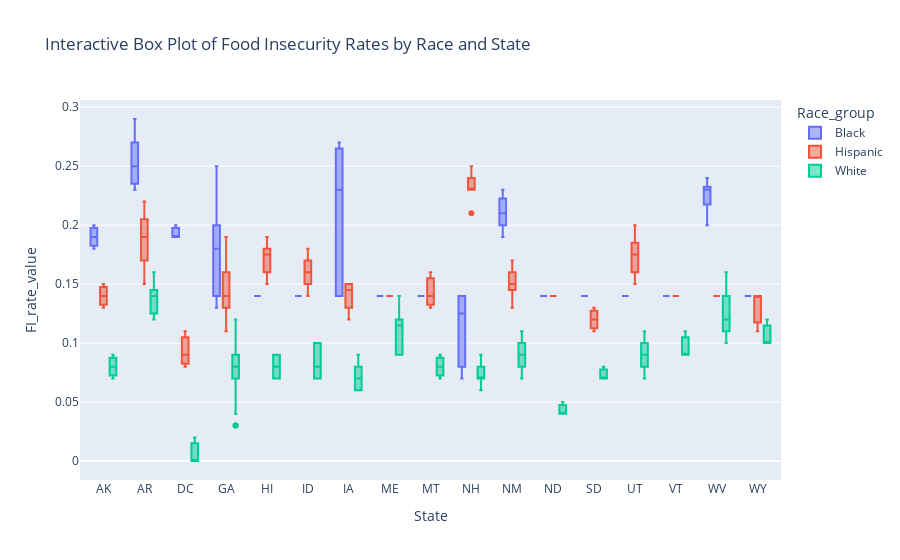

The cell this chart's notebook holds for it:
### Markdown cell above
Alaska (AK):

Black vs. Hispanic: The mean difference is -0.05, which is significant (p = 0.0021). This indicates that the food insecurity rate among Black populations is significantly higher than among Hispanic populations.

Black vs. White: The mean difference is -0.11, also significant (p < 0.0001). This shows an even larger gap, with Black populations experiencing higher rates of food insecurity than White populations.

Hispanic vs. White: The difference (-0.06) is significant (p = 0.0008), indicating that Hispanics also face higher food insecurity rates compared to Whites in Alaska.


Arkansas (AR):

Differences are significant across all comparisons:

Black vs. Hispanic (-0.0658, p < 0.0001)

Black vs. White (-0.1167, p < 0.0001)

Hispanic vs. White (-0.0508, p < 0.0001)

The consistent pattern shows that Black populations have the highest food insecurity, followed by Hispanics, and then Whites.


District of Columbia (DC):

Here, too, all differences are significant with very low p-values, indicating robust differences between all groups.


Hawaii (HI):

Black vs. Hispanic: The mean difference (0.0318, p = 0.0002) suggests that Black populations have a lower rate of food insecurity compared to Hispanics.

Black vs. White and Hispanic vs. White: Both comparisons show that Whites have significantly lower food insecurity rates than Blacks and Hispanics.


Iowa (IA):

Significant differences across all pairs, indicating a substantial variation in food insecurity rates among racial groups, with the largest gap between Black and White populations (-0.1424, p < 0.0001).



I realized that the box plot above was not interactive so I remade it to be interactive so you can select and click on each state.

### Code cell
fig = px.box(congressional_data_normal, x='State', y='FI_rate_value', color='Race_group',
             title='Interactive Box Plot of Food Insecurity Rates by Race and State')
fig.show()

### Figure 1 — Plotly figure (JSON) as saved in the notebook; plotly's stock layout.template omitted (floating-point values rounded to 4 significant figures; data arrays with more than 128 entries replaced by an {"elided": "..."} marker saying what was removed)
{"data": [{"alignmentgroup": "True", "hovertemplate": "Race_group=Black<br>State=%{x}<br>FI_rate_value=%{y}<extra></extra>", "legendgroup": "Black", "marker": {"color": "#636efa"}, "name": "Black", "notched": false, "offsetgroup": "Black", "orientation": "v", "showlegend": true, "type": "box", "x": {"elided": "141 str values"}, "x0": " ", "xaxis": "x", "y": {"elided": "141 float values"}, "y0": " ", "yaxis": "y"}, {"alignmentgroup": "True", "hovertemplate": "Race_group=Hispanic<br>State=%{x}<br>FI_rate_value=%{y}<extra></extra>", "legendgroup": "Hispanic", "marker": {"color": "#EF553B"}, "name": "Hispanic", "notched": false, "offsetgroup": "Hispanic", "orientation": "v", "showlegend": true, "type": "box", "x": {"elided": "141 str values"}, "x0": " ", "xaxis": "x", "y": {"elided": "141 float values"}, "y0": " ", "yaxis": "y"}, {"alignmentgroup": "True", "hovertemplate": "Race_group=White<br>State=%{x}<br>FI_rate_value=%{y}<extra></extra>", "legendgroup": "White", "marker": {"color": "#00cc96"}, "name": "White", "notched": false, "offsetgroup": "White", "orientation": "v", "showlegend": true, "type": "box", "x": {"elided": "141 str values"}, "x0": " ", "xaxis": "x", "y": {"elided": "141 float values"}, "y0": " ", "yaxis": "y"}], "layout": {"boxmode": "group", "legend": {"title": {"text": "Race_group"}, "tracegroupgap": 0}, "title": {"text": "Interactive Box Plot of Food Insecurity Rates by Race and State"}, "xaxis": {"anchor": "y", "domain": [0, 1], "title": {"text": "State"}}, "yaxis": {"anchor": "x", "domain": [0, 1], "title": {"text": "FI_rate_value"}}}}
